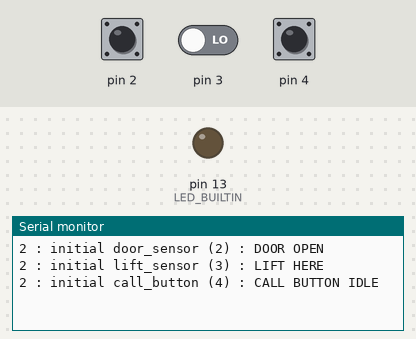
Recording of a program running on a simulated Arduino Mega 2560, built with avr-gcc and run on an emulated ATmega2560. On the bench: output pins drawn as LEDs (lit = HIGH), the last lines printed to the serial monitor. The test bench sets the inputs (shaded band); at power-on: pin 2 HIGH, pin 3 LOW, pin 4 HIGH.

Above: at 1.2 s.
1.3 s: pin 2 pulled LOW for 0.15 s
At 2.4 s:
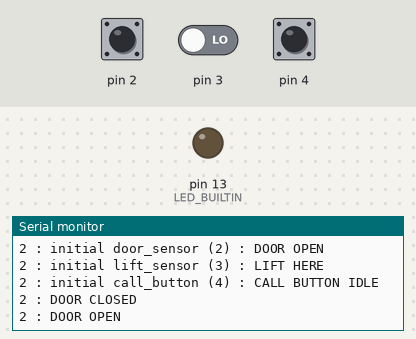
3.0 s: pin 3 driven HIGH
At 4.2 s:
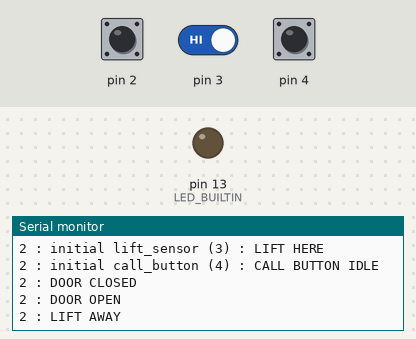
4.5 s: pin 4 pulled LOW for 0.15 s
At 5.3 s:
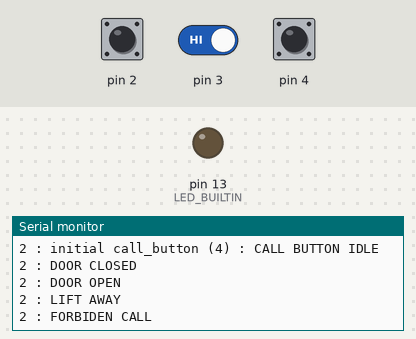
6.1 s: pin 3 driven LOW
At 6.6 s:
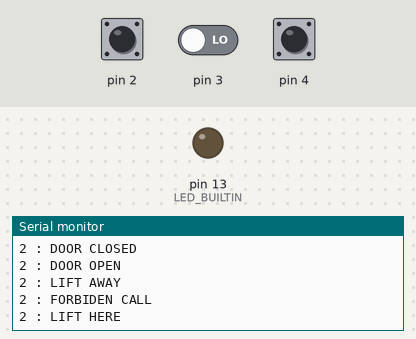

Measured:
- after the input at 1.3 s, the serial monitor: prints a new line after 0.05 s (image 1)
- after the input at 3.0 s, the serial monitor: prints a new line after 0.05 s (image 2)
- after the input at 4.5 s, the serial monitor: prints a new line after 0.05 s (image 3)
- after the input at 6.1 s, the serial monitor: prints a new line after 0.05 s (image 4)

The program:

main.cpp
```cpp
#include <Arduino.h>
#include "DigitalInput.h"

const String client_id = "2"; // 'B' or 'G' or '1' or '2'

//inputs
DigitalInput door_sensor(2,true,true); // end switch
DigitalInput lift_sensor(3,false,true); // digital IR sensor
DigitalInput call_button(4,true,true); // end switch

//outputs
const int magnetic_lock_pin = 6; // SSR -> 12v magnetic lock

//state variables
bool door_closed = false;
bool door_locked = false;
bool door_lock_requested = false;
bool lift_present = false;
bool call_button_pressed = false;
bool calibrartion_status = false;
////////////////////////////////////////////////////////////////////
// CUSTOM FUNCTIONS

String read_string_from_server() {
  String _str = Serial.readStringUntil('\n');
  int lastIndex = _str.length() - 1;
  _str.remove(lastIndex);
  return _str;
}

void write_string_to_server(String mess) {
  Serial.println(client_id+" : "+mess);
}

void lock_if_requested_and_closed() {
  if (door_lock_requested && door_closed){
    digitalWrite(LED_BUILTIN, HIGH);
    door_locked = true;
    write_string_to_server("DOOR LOCKED");
    door_lock_requested=false;
  }
}

void lock_door_request() {
  door_lock_requested = true;
  write_string_to_server("DOOR LOCK REQUESTED");
  lock_if_requested_and_closed();
}

void unlock_door() {
  door_lock_requested = false;
  digitalWrite(LED_BUILTIN, LOW);
  door_locked = false;
  write_string_to_server("DOOR UNLOCKED");
}
////////////////////////////////////////////////////////////////////
// SETUP & LOOP
void setup() {
  Serial.begin(57600);
  pinMode(LED_BUILTIN, OUTPUT);
  door_sensor.init();
  lift_sensor.init();
  call_button.init();
  // initial sensor read
  door_closed = door_sensor.readNow();
  lift_present = lift_sensor.readNow();
  call_button_pressed = call_button.readNow();
  // send to server
  write_string_to_server(String("initial door_sensor (")+String(door_sensor.getPin())+") : "+(door_closed?"DOOR CLOSED":"DOOR OPEN"));
  write_string_to_server(String("initial lift_sensor (")+String(lift_sensor.getPin())+") : "+(lift_present?"LIFT HERE":"LIFT AWAY"));
  write_string_to_server(String("initial call_button (")+String(call_button.getPin())+") : "+(call_button_pressed?"CALL BUTTON PRESSED":"CALL BUTTON IDLE"));

  if(!lift_present && door_closed) lock_door_request();
}

void loop() {
  delay(1);

  if (Serial.available() > 0) {
    String cmd_str = read_string_from_server();
    if (cmd_str=="UNLOCK_DOOR"){unlock_door();}
    else if (cmd_str=="LOCK_DOOR_REQUEST"){lock_door_request();}
    else if (cmd_str=="SUCCESSFULL_CALIBRATION") calibrartion_status = true;
    else if (cmd_str=="LOST_CALIBRATION") calibrartion_status = false;
  }

  byte ds = door_sensor.readDebounced();
  if (ds!=0){
    door_closed = ds-1;
    write_string_to_server(door_closed?"DOOR CLOSED":"DOOR OPEN");
    lock_if_requested_and_closed();
    if (!door_closed && door_locked) {
      write_string_to_server("ALERT : DOOR OPEN WHILE LOCKED");
      unlock_door();
    }
  }
  byte ls = lift_sensor.readDebounced();
  if (ls!=0){
    lift_present = ls-1;
    write_string_to_server(lift_present?"LIFT HERE":"LIFT AWAY");
  }
  byte cb = call_button.readDebounced();
  if (cb!=0){
    call_button_pressed = cb-1;
    if (call_button_pressed){
      if (!lift_present && door_closed && door_locked) write_string_to_server("COME TO ME");
      else write_string_to_server("FORBIDEN CALL");
    }
  }
}
```

DigitalInput.h
```cpp
#ifndef DIGITALINPUT_H
#define DIGITALINPUT_H

#include <Arduino.h>

class DigitalInput
{

private:
  byte pin;
  bool pull_up;
  bool reversed_output=false;
  bool state;
  bool last_state_out;
  unsigned long lastDebounceTime = 0;
  unsigned long now = 0;
  const unsigned long debounceDelay = 50;

public:
  DigitalInput(){} // dummy for easy compilation, do nbot use
  DigitalInput(byte pin)
  {
    this->pin = pin;
    this->pull_up = false;
  }
  DigitalInput(byte pin, bool pull_up)
  {
    this->pin = pin;
    this->pull_up = pull_up;
  }
  DigitalInput(byte pin, bool pull_up, bool reversed_output)
  {
    this->pin = pin;
    this->pull_up = pull_up;
    this->reversed_output = reversed_output;
  }
  void init()
  {
    // pull up or no pull up
    if (pull_up) pinMode(pin,INPUT_PULLUP);
    else pinMode(pin,INPUT);
    //init state value to current state to properly output the 1st value next time reading changes
    state = digitalRead(pin)==(reversed_output)?LOW:HIGH;
    last_state_out = state;
    // Serial.print("--- ");
    // Serial.println(pin);
  }
  byte readDebounced()
  {
    // update time
    now = millis();
    // read state
    bool new_state = digitalRead(pin)==(reversed_output)?LOW:HIGH;
    // if value changed start timer
    if (state!=new_state){
      lastDebounceTime = now;
      state = new_state;
    }
    // if timer reaches debounceDelay, stop timer
    if (lastDebounceTime && now-lastDebounceTime>debounceDelay){
      lastDebounceTime = 0;
      // if confirmed state different from last one out, send it out
      if (last_state_out != state){
        last_state_out = state;
        return state+1;
      }
    }
    // else send 0 for no activity
    return 0;
  }
  byte readNow(){
    return digitalRead(pin)==(reversed_output)?LOW:HIGH;
  }
  byte getPin()
  {
    return pin;
  }
};


#endif
```
